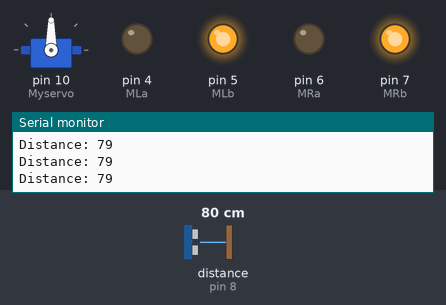
Recording of a sketch running on a simulated Arduino Uno, built with avr-gcc and run on an emulated ATmega328P. Parts: servo, output pins drawn as LEDs (lit = HIGH), the last lines printed to the serial monitor. Wiring (inferred from the names in the program): ultrasonic range finder: trigger pin 9; echo pin 8. Dashed ring = blinking. The test bench sets the inputs (shaded band); at power-on: distance to the obstacle (sensor on pin 8) 80 cm. The echo pulse lasts 58.3 µs per cm; pins used as bus, display or sensor lines are not drawn.

Above: at 2.2 s.
2.3 s: distance to the obstacle (sensor on pin 8) set to 12 cm
3.8 s: distance to the obstacle (sensor on pin 8) set to 9 cm
At 6.1 s:
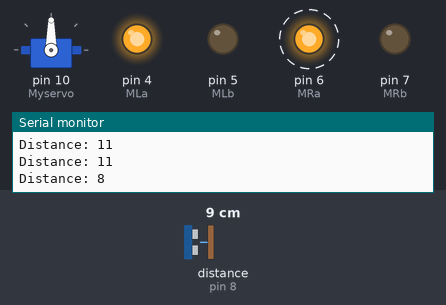
6.8 s: distance to the obstacle (sensor on pin 8) set to 18 cm
At 8.7 s:
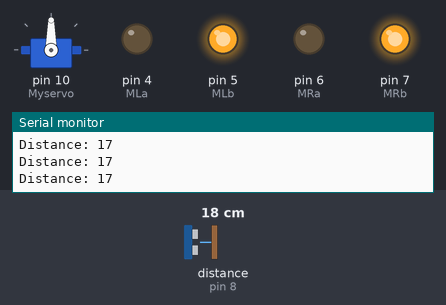
9.0 s: distance to the obstacle (sensor on pin 8) set to 2 cm
At 12.2 s:
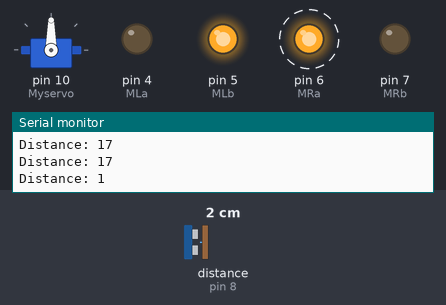
Timing chart, 0 to 13.0 s (numbered marks = the images above; inputs shaded):
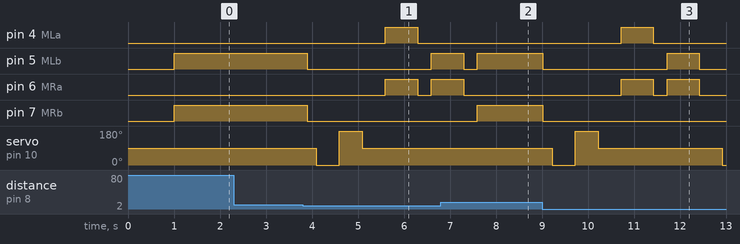

Measured:
- the behaviour switches between 11 and 10 cm on distance to the obstacle (sensor on pin 8) (found by bisection; images 0 and 1)
- after the input at 3.8 s, pin 4 (MLa): LOW → HIGH after 1.8 s, → LOW 0.70 s later; pin 5 (MLb): HIGH → LOW after 0.09 s, → HIGH 2.7 s later; pin 6 (MRa): LOW → HIGH after 1.8 s, → LOW 0.70 s later, → HIGH 0.30 s later; pin 7 (MRb): HIGH → LOW after 0.09 s; servo on pin 10 (Myservo): 90° → 0° after 0.29 s, → 180° 0.50 s later, → 90° 0.50 s later
- after the input at 6.8 s, pin 7 (MRb): LOW → HIGH after 0.80 s; servo on pin 10 (Myservo): stays 90° (without the input it goes to 0° after 1.0 s)
- after the input at 9.0 s, pin 4 (MLa): LOW → HIGH after 1.7 s, → LOW 0.70 s later; pin 5 (MLb): HIGH → LOW at once, → HIGH 2.7 s later, → LOW 0.70 s later

The sketch:

obstacle-avoider.ino
```cpp
#include <Servo.h>
Servo Myservo;

// Ultrasonic Sensor Pins
#define trigPin 9
#define echoPin 8

// Motor Pins
#define MLa 4
#define MLb 5
#define MRa 6
#define MRb 7

long duration, distance;

void setup() {
  Serial.begin(9600);

  pinMode(MLa, OUTPUT);
  pinMode(MLb, OUTPUT);
  pinMode(MRa, OUTPUT);
  pinMode(MRb, OUTPUT);
  pinMode(trigPin, OUTPUT);
  pinMode(echoPin, INPUT);

  Myservo.attach(10);
  Myservo.write(90);  // Center the servo at start
  delay(1000);        // Let servo settle
}

void loop() {
  distance = getDistance();
  Serial.print("Distance: ");
  Serial.println(distance);

  if (distance > 15) {
    // Move forward
    Myservo.write(90);
    moveForward();
  }
  else if (distance < 10 && distance > 0) {
    stopMotors();
    delay(200);

    // Look around
    Myservo.write(0);   // Look left
    delay(500);
    Myservo.write(180); // Look right
    delay(500);
    Myservo.write(90);  // Back to center
    delay(500);

    moveBackward();
    delay(700);
    stopMotors();
    delay(300);

    turnLeft();
    delay(700);
    stopMotors();
    delay(200);
  }

  delay(100);
}

// ========== Functions ==========

long getDistance() {
  digitalWrite(trigPin, LOW);
  delayMicroseconds(2);
  digitalWrite(trigPin, HIGH);
  delayMicroseconds(10);
  digitalWrite(trigPin, LOW);
  long duration = pulseIn(echoPin, HIGH, 30000); // Timeout after 30ms
  long dist = duration / 58.2;
  if (dist == 0) dist = 400;  // In case of timeout (no echo)
  return dist;
}

void moveForward() {
  digitalWrite(MLa, LOW);
  digitalWrite(MLb, HIGH);
  digitalWrite(MRa, LOW);
  digitalWrite(MRb, HIGH);
}

void moveBackward() {
  digitalWrite(MLa, HIGH);
  digitalWrite(MLb, LOW);
  digitalWrite(MRa, HIGH);
  digitalWrite(MRb, LOW);
}

void turnLeft() {
  digitalWrite(MLa, LOW);
  digitalWrite(MLb, HIGH);
  digitalWrite(MRa, HIGH);
  digitalWrite(MRb, LOW);
}

void stopMotors() {
  digitalWrite(MLa, LOW);
  digitalWrite(MLb, LOW);
  digitalWrite(MRa, LOW);
  digitalWrite(MRb, LOW);
}
```
